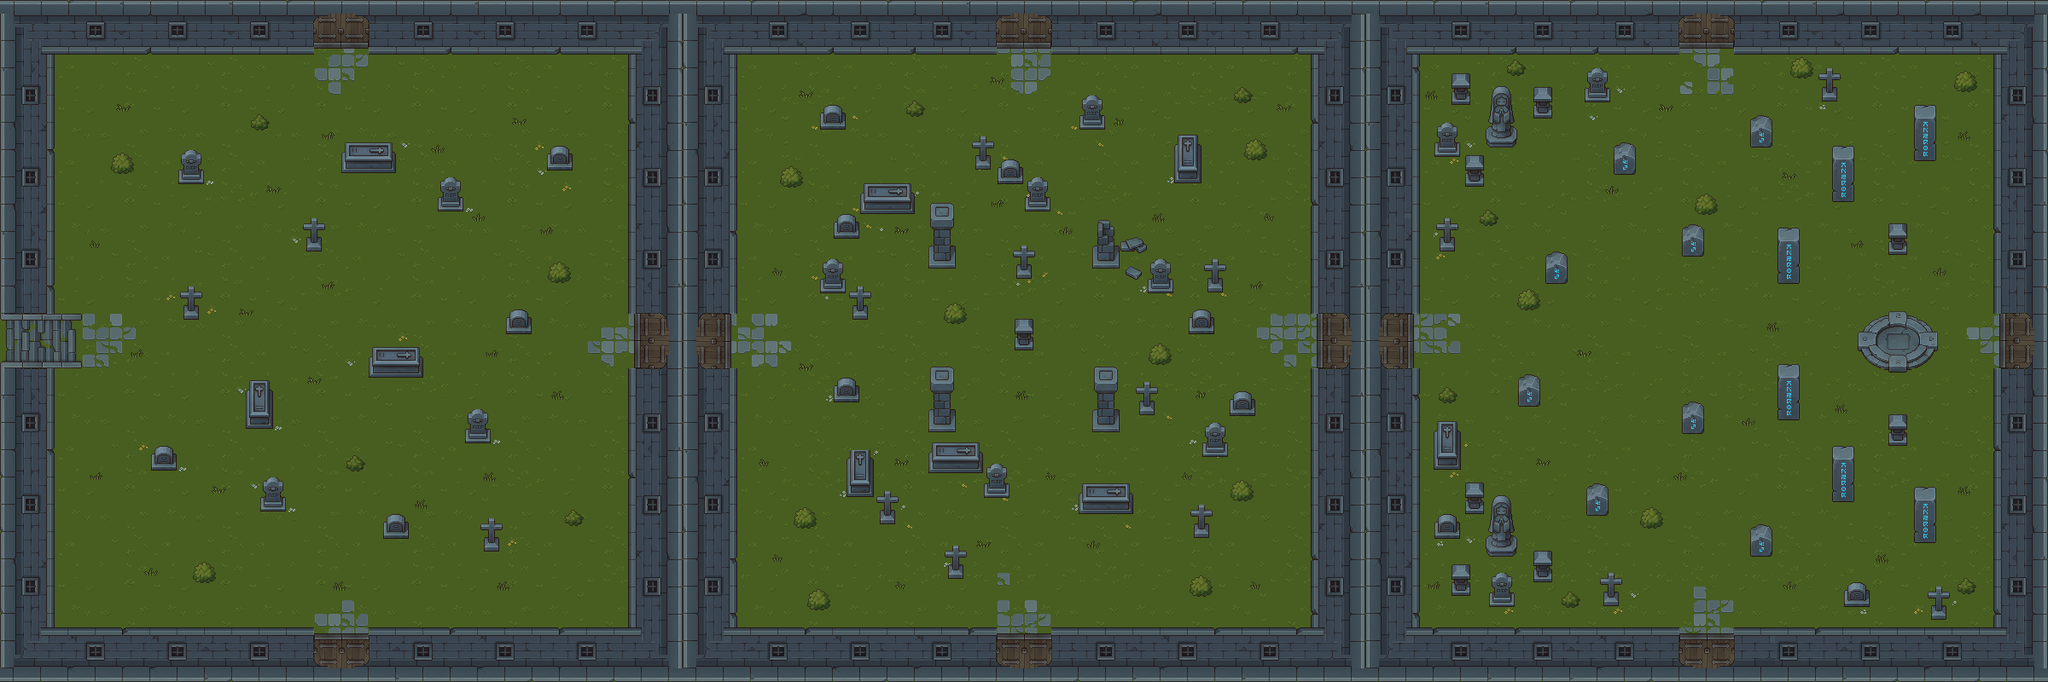

This is a level from a 2D game, rendered from its Tiled map with the project's own tilesets. A one-line summary and the map file follow, with tile-layer data summarised:
An orthogonal 150x50 tile map with 16x16 px tiles, 5 tile layers (suelo, intermedio, bloqueo, objetos, ...), 14 tilesets and 17 objects (4x humano2, 3x humano1, 2x zombie2, 2x zombie1, 2x momia, ...).

<map version="1.10" tiledversion="1.10.2" orientation="orthogonal" renderorder="right-down" width="150" height="50" tilewidth="16" tileheight="16" infinite="0" nextlayerid="19" nextobjectid="36">
 <tileset firstgid="1" name="Plant" tilewidth="16" tileheight="16" tilecount="1024" columns="32">
  <image source="tilesets_tumba/Plant.png" width="512" height="512" />
 </tileset>
 <tileset firstgid="1025" name="Props" tilewidth="16" tileheight="16" tilecount="1024" columns="32">
  <image source="tilesets_tumba/Props1.png" width="512" height="512" />
 </tileset>
 <tileset firstgid="2049" name="Struct" tilewidth="16" tileheight="16" tilecount="1024" columns="32">
  <image source="tilesets_tumba/Struct1.png" width="512" height="512" />
 </tileset>
 <tileset firstgid="3073" name="Grass" tilewidth="16" tileheight="16" tilecount="256" columns="16">
  <image source="tilesets_tumba/Grass.png" width="256" height="256" />
 </tileset>
 <tileset firstgid="3329" name="Wall" tilewidth="16" tileheight="16" tilecount="1024" columns="32">
  <image source="tilesets_tumba/Wall1.png" width="512" height="512" />
 </tileset>
 <tileset firstgid="4353" name="Struct2" tilewidth="16" tileheight="16" tilecount="1024" columns="32">
  <image source="tilesets_tumba/Struct2.png" width="512" height="512" />
 </tileset>
 <tileset firstgid="5377" name="Struct3" tilewidth="16" tileheight="16" tilecount="1024" columns="32">
  <image source="tilesets_tumba/Struct3.png" width="512" height="512" />
 </tileset>
 <tileset firstgid="6401" name="Struct4" tilewidth="16" tileheight="16" tilecount="1024" columns="32">
  <image source="tilesets_tumba/Struct4.png" width="512" height="512" />
 </tileset>
 <tileset firstgid="7425" name="Wall2" tilewidth="16" tileheight="16" tilecount="1024" columns="32">
  <image source="tilesets_tumba/Wall2.png" width="512" height="512" />
 </tileset>
 <tileset firstgid="8449" name="Wall3" tilewidth="16" tileheight="16" tilecount="1024" columns="32">
  <image source="tilesets_tumba/Wall3.png" width="512" height="512" />
 </tileset>
 <tileset firstgid="9473" name="Wall4" tilewidth="16" tileheight="16" tilecount="1024" columns="32">
  <image source="tilesets_tumba/Wall4.png" width="512" height="512" />
 </tileset>
 <tileset firstgid="10497" name="Props2" tilewidth="16" tileheight="16" tilecount="1024" columns="32">
  <image source="tilesets_tumba/Props2.png" width="512" height="512" />
 </tileset>
 <tileset firstgid="11521" name="Props3" tilewidth="16" tileheight="16" tilecount="1024" columns="32">
  <image source="tilesets_tumba/Props3.png" width="512" height="512" />
 </tileset>
 <tileset firstgid="12545" name="Props4" tilewidth="16" tileheight="16" tilecount="1024" columns="32">
  <image source="tilesets_tumba/Props4.png" width="512" height="512" />
 </tileset>
 <layer id="2" name="suelo" width="150" height="50">
  <data>[7500 cells, 7500 non-empty, 119 distinct tile ids]</data>
 </layer>
 <layer id="18" name="intermedio" width="150" height="50">
  <data>[7500 cells, 684 non-empty, 120 distinct tile ids]</data>
 </layer>
 <layer id="13" name="bloqueo" width="150" height="50">
  <data>[7500 cells, 36 non-empty, 6 distinct tile ids]</data>
 </layer>
 <layer id="17" name="objetos" width="150" height="50">
  <data>[7500 cells, 2476 non-empty, 389 distinct tile ids]</data>
 </layer>
 <layer id="14" name="runas" width="150" height="50">
  <data>[7500 cells, 80 non-empty, 12 distinct tile ids]</data>
 </layer>
 <objectgroup draworder="index" id="6" name="player">
  <object id="3" name="Player" x="118" y="409">
   <point />
  </object>
 </objectgroup>
 <objectgroup id="7" name="enemy">
  <object id="5" name="humano1" x="399.873" y="82.4934">
   <point />
  </object>
  <object id="6" name="humano2" x="721.157" y="408.507">
   <point />
  </object>
  <object id="7" name="zombie2" x="399.873" y="701.869">
   <point />
  </object>
  <object id="10" name="humano1" x="1184" y="108">
   <point />
  </object>
  <object id="11" name="humano2" x="1217.33" y="108">
   <point />
  </object>
  <object id="12" name="zombie1" x="1508" y="382.667">
   <point />
  </object>
  <object id="13" name="zombie2" x="1508" y="428">
   <point />
  </object>
  <object id="14" name="momia" x="1180" y="725.333">
   <point />
  </object>
  <object id="15" name="esqueleto" x="1218.67" y="722.667">
   <point />
  </object>
  <object id="20" name="momia" x="567" y="125">
   <point />
  </object>
  <object id="21" name="zombie1" x="635" y="532">
   <point />
  </object>
  <object id="22" name="esqueleto" x="709" y="279">
   <point />
  </object>
  <object id="33" name="humano1" x="1998.67" y="132">
   <point />
  </object>
  <object id="34" name="humano2" x="2002.67" y="722.667">
   <point />
  </object>
  <object id="35" name="humano2" x="2302.67" y="409.333">
   <point />
  </object>
 </objectgroup>
 <objectgroup id="11" name="boss">
  <object id="19" name="Boss" x="2222" y="391">
   <point />
  </object>
 </objectgroup>
 <objectgroup id="12" name="weapon" />
</map>